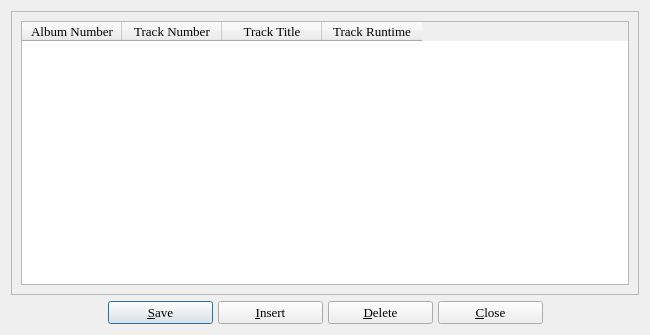
<ui version="4.0" >
 <class>tracksDialog</class>
 <widget class="QDialog" name="tracksDialog" >
  <property name="geometry" >
   <rect>
    <x>0</x>
    <y>0</y>
    <width>650</width>
    <height>335</height>
   </rect>
  </property>
  <property name="minimumSize" >
   <size>
    <width>650</width>
    <height>335</height>
   </size>
  </property>
  <property name="maximumSize" >
   <size>
    <width>16777215</width>
    <height>16777215</height>
   </size>
  </property>
  <property name="font" >
   <font>
    <family>Times</family>
    <pointsize>10</pointsize>
   </font>
  </property>
  <property name="windowTitle" >
   <string>BiblioteQ: Album Tracks Browser</string>
  </property>
  <property name="windowIcon" >
   <iconset>
    <normaloff>icons.d/book.gif</normaloff>icons.d/book.gif</iconset>
  </property>
  <property name="sizeGripEnabled" >
   <bool>false</bool>
  </property>
  <layout class="QVBoxLayout" >
   <item>
    <widget class="QFrame" name="frame" >
     <property name="frameShape" >
      <enum>QFrame::StyledPanel</enum>
     </property>
     <property name="frameShadow" >
      <enum>QFrame::Raised</enum>
     </property>
     <layout class="QVBoxLayout" >
      <item>
       <widget class="QTableWidget" name="table" >
        <property name="font" >
         <font>
          <family>Times</family>
          <pointsize>10</pointsize>
          <weight>50</weight>
          <italic>false</italic>
          <bold>false</bold>
          <underline>false</underline>
          <strikeout>false</strikeout>
         </font>
        </property>
        <property name="focusPolicy" >
         <enum>Qt::StrongFocus</enum>
        </property>
        <property name="editTriggers" >
         <set>QAbstractItemView::DoubleClicked</set>
        </property>
        <property name="alternatingRowColors" >
         <bool>true</bool>
        </property>
        <property name="selectionMode" >
         <enum>QAbstractItemView::SingleSelection</enum>
        </property>
        <property name="selectionBehavior" >
         <enum>QAbstractItemView::SelectRows</enum>
        </property>
        <property name="verticalScrollMode" >
         <enum>QAbstractItemView::ScrollPerItem</enum>
        </property>
        <property name="horizontalScrollMode" >
         <enum>QAbstractItemView::ScrollPerPixel</enum>
        </property>
        <property name="cornerButtonEnabled" >
         <bool>false</bool>
        </property>
        <column>
         <property name="text" >
          <string>Album Number</string>
         </property>
        </column>
        <column>
         <property name="text" >
          <string>Track Number</string>
         </property>
        </column>
        <column>
         <property name="text" >
          <string>Track Title</string>
         </property>
        </column>
        <column>
         <property name="text" >
          <string>Track Runtime</string>
         </property>
        </column>
       </widget>
      </item>
     </layout>
    </widget>
   </item>
   <item>
    <layout class="QHBoxLayout" >
     <property name="spacing" >
      <number>5</number>
     </property>
     <item>
      <spacer>
       <property name="orientation" >
        <enum>Qt::Horizontal</enum>
       </property>
       <property name="sizeHint" stdset="0" >
        <size>
         <width>39</width>
         <height>20</height>
        </size>
       </property>
      </spacer>
     </item>
     <item>
      <widget class="QPushButton" name="saveButton" >
       <property name="minimumSize" >
        <size>
         <width>105</width>
         <height>0</height>
        </size>
       </property>
       <property name="font" >
        <font>
         <family>Times</family>
         <pointsize>10</pointsize>
        </font>
       </property>
       <property name="text" >
        <string>&amp;Save</string>
       </property>
       <property name="icon" >
        <iconset>
         <normaloff>icons.d/16x16/ok.png</normaloff>icons.d/16x16/ok.png</iconset>
       </property>
      </widget>
     </item>
     <item>
      <widget class="QPushButton" name="insertButton" >
       <property name="minimumSize" >
        <size>
         <width>105</width>
         <height>0</height>
        </size>
       </property>
       <property name="font" >
        <font>
         <family>Times</family>
         <pointsize>10</pointsize>
        </font>
       </property>
       <property name="text" >
        <string>&amp;Insert</string>
       </property>
       <property name="icon" >
        <iconset>
         <normaloff>icons.d/16x16/add.png</normaloff>icons.d/16x16/add.png</iconset>
       </property>
      </widget>
     </item>
     <item>
      <widget class="QPushButton" name="deleteButton" >
       <property name="minimumSize" >
        <size>
         <width>105</width>
         <height>0</height>
        </size>
       </property>
       <property name="font" >
        <font>
         <family>Times</family>
         <pointsize>10</pointsize>
        </font>
       </property>
       <property name="text" >
        <string>&amp;Delete</string>
       </property>
       <property name="icon" >
        <iconset>
         <normaloff>icons.d/16x16/eraser.png</normaloff>icons.d/16x16/eraser.png</iconset>
       </property>
      </widget>
     </item>
     <item>
      <widget class="QPushButton" name="cancelButton" >
       <property name="minimumSize" >
        <size>
         <width>105</width>
         <height>0</height>
        </size>
       </property>
       <property name="font" >
        <font>
         <family>Times</family>
         <pointsize>10</pointsize>
         <weight>50</weight>
         <italic>false</italic>
         <bold>false</bold>
         <underline>false</underline>
         <strikeout>false</strikeout>
        </font>
       </property>
       <property name="text" >
        <string>&amp;Close</string>
       </property>
       <property name="icon" >
        <iconset>
         <normaloff>icons.d/16x16/cancel.png</normaloff>icons.d/16x16/cancel.png</iconset>
       </property>
      </widget>
     </item>
     <item>
      <spacer>
       <property name="orientation" >
        <enum>Qt::Horizontal</enum>
       </property>
       <property name="sizeHint" stdset="0" >
        <size>
         <width>39</width>
         <height>20</height>
        </size>
       </property>
      </spacer>
     </item>
    </layout>
   </item>
  </layout>
 </widget>
 <tabstops>
  <tabstop>table</tabstop>
  <tabstop>saveButton</tabstop>
  <tabstop>insertButton</tabstop>
  <tabstop>deleteButton</tabstop>
  <tabstop>cancelButton</tabstop>
 </tabstops>
 <resources/>
 <connections/>
</ui>
